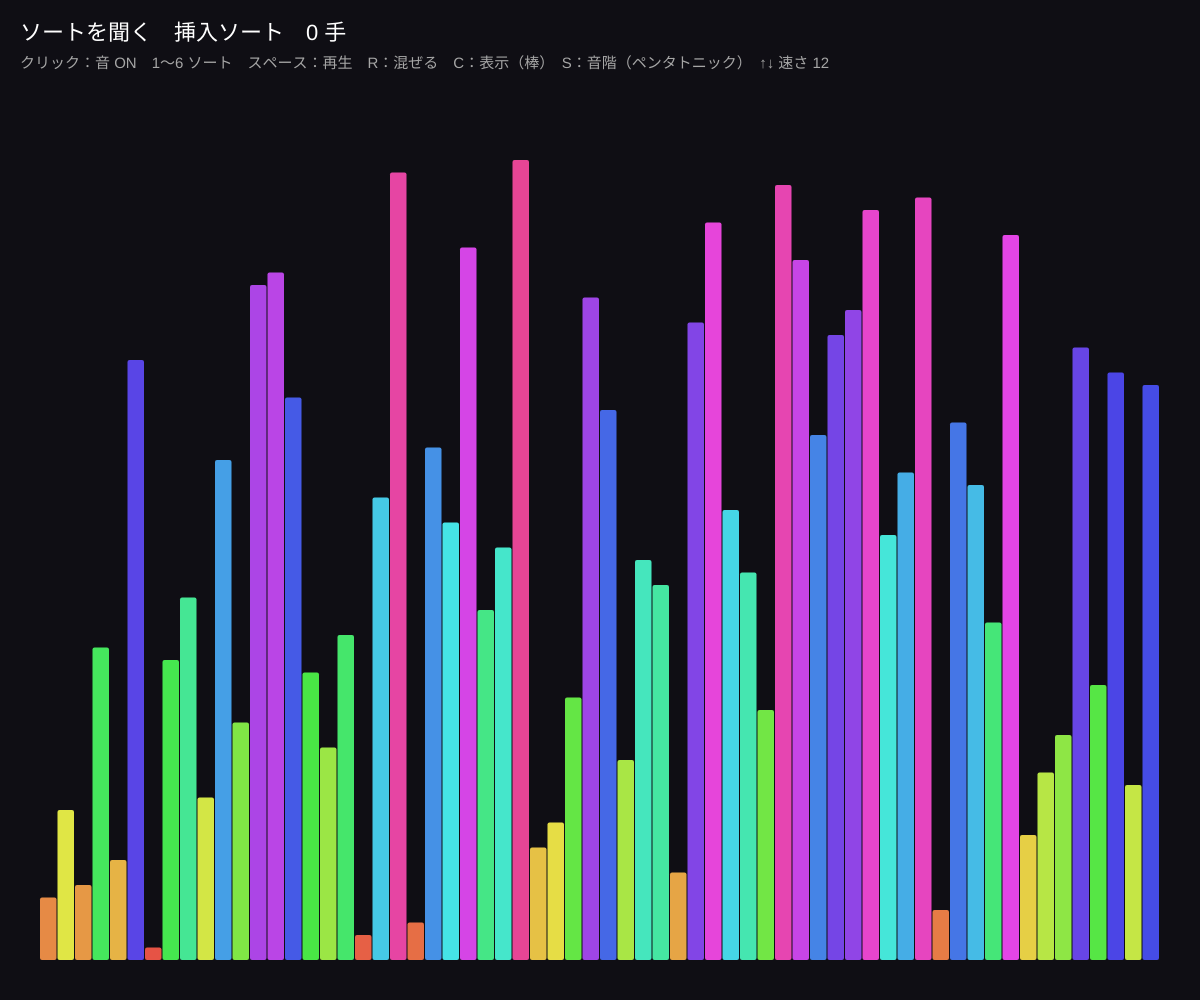
Frame 1 (no input)
Frame 60 (no input): identical to frame 1, image omitted
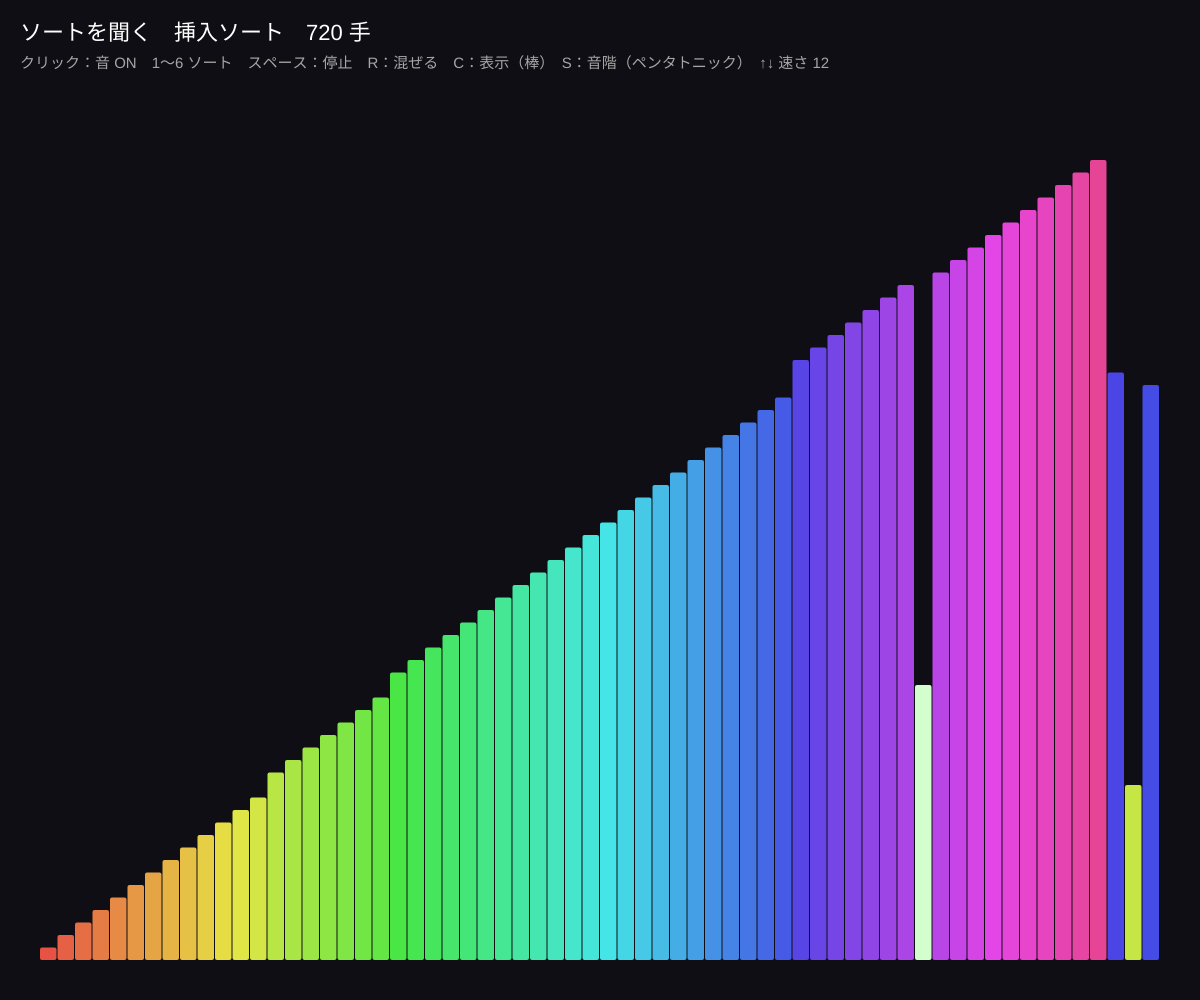
Frame 120 (the mouse pressed at the canvas centre since frame 60)

The p5.js sketch that drew these frames (run headless with seeded random() and noise() and a simulated clock; from frame 60 on, the mouse is pressed at the canvas centre):

// p5.js sketch
// ── sketch.js
// ============================================
// 13 ソートを聞く（自由制作のベース）
// 比べた・動かした数を「音の高さ」にすると、アルゴリズムごとにちがう音楽になる
// 挿入ソートはなめらかに上がり、マージソートは小さな山がつながり、ヒープソートは上下に跳ねる
// 6 番の mySort に自分のソートを書いて、見た目と音を作ろう
// クリック：音を出す（最初に 1 回）　1〜6：ソートを選ぶ　スペース：再生／停止　R：混ぜる
// C：棒 ↔ 円の表示　S：音階（なめらか ↔ ペンタトニック）　↑↓ 速さ
// ============================================

let n = 64;              // ★ 要素数
let speed = 12;          // ★ 1 フレームあたりの手数（速いと音が重なる）
let a = [], gen, algo = 1, playing = false, done = false, circleView = false, penta = true;
let mark = [], counter = 0;
let names = ['', '挿入ソート', 'マージソート', 'ヒープソート', 'クイックソート', '基数ソート（2 進数）', 'mySort（自分で書く）'];

function setup() {
  createCanvas(windowWidth, windowHeight);
  colorMode(HSB, 360, 100, 100, 100);
  shuffleAll();
}

function shuffleAll() {
  a = []; for (let i = 1; i <= n; i++) a.push(i);
  a = shuffle(a);
  restart();
}

function restart() {
  done = false; counter = 0; mark = [];
  let G = [null, insertion, mergeSort, heapSort, quick, radix, mySort][algo];
  gen = G();
}

// どのソートも、見る・動かすたびに yield [添字…] で知らせる → 音と光になる
function* insertion() {
  for (let j = 1; j < a.length; j++) {
    let i = j;
    while (i > 0 && a[i - 1] > a[i]) { [a[i - 1], a[i]] = [a[i], a[i - 1]]; i--; yield [i]; }
  }
}
function* mergeSort(lo = 0, hi = a.length - 1) {
  if (lo >= hi) return;
  let mid = floor((lo + hi) / 2);
  yield* mergeSort(lo, mid); yield* mergeSort(mid + 1, hi);
  let L = a.slice(lo, mid + 1), R = a.slice(mid + 1, hi + 1), i = 0, j = 0, k = lo;
  while (i < L.length || j < R.length) {
    a[k] = j >= R.length || (i < L.length && L[i] <= R[j]) ? L[i++] : R[j++];
    yield [k++];
  }
}
function* heapSort() {
  let size = a.length;
  function* sift(i) {
    while (true) {
      let l = 2 * i + 1, r = l + 1, m = i;
      if (l < size && a[l] > a[m]) m = l;
      if (r < size && a[r] > a[m]) m = r;
      if (m === i) return;
      [a[i], a[m]] = [a[m], a[i]]; yield [m]; i = m;
    }
  }
  for (let i = floor(size / 2) - 1; i >= 0; i--) yield* sift(i);
  while (size > 1) { size--; [a[0], a[size]] = [a[size], a[0]]; yield [size]; yield* sift(0); }
}
function* quick(lo = 0, hi = a.length - 1) {
  if (lo >= hi) return;
  let x = a[hi], i = lo - 1;
  for (let j = lo; j < hi; j++) if (a[j] <= x) { i++; [a[i], a[j]] = [a[j], a[i]]; yield [i, j]; }
  [a[i + 1], a[hi]] = [a[hi], a[i + 1]]; yield [i + 1];
  yield* quick(lo, i); yield* quick(i + 2, hi);
}
function* radix() {
  for (let bit = 0; (1 << bit) <= n; bit++) {
    let zeros = a.filter(v => !((v >> bit) & 1)), ones = a.filter(v => (v >> bit) & 1), b = zeros.concat(ones);
    for (let k = 0; k < a.length; k++) { a[k] = b[k]; yield [k]; }
  }
}
// ★ ここに自分のソートを書いてみよう（いまは「バブルソート」：となり同士を比べて入れかえる）
function* mySort() {
  for (let end = a.length - 1; end > 0; end--) {
    for (let i = 0; i < end; i++) {
      if (a[i] > a[i + 1]) { [a[i], a[i + 1]] = [a[i + 1], a[i]]; yield [i + 1]; }
    }
  }
}

let scale = [0, 2, 4, 7, 9];
function freqOf(v) {
  if (!penta) return 180 + v / n * 900;
  let step = floor(v / n * 20), oct = floor(step / 5);
  return 220 * Math.pow(2, (oct * 12 + scale[step % 5]) / 12);
}

function draw() {
  background(250, 30, 8, 100);
  if (playing && !done) {
    let played = 0;
    for (let s = 0; s < speed; s++) {
      let r = gen.next();
      if (r.done) { done = true; playing = false; finale(); break; }
      counter++;
      mark = r.value || [];
      if (played < 1 && mark.length) { playNote(freqOf(a[mark[0]]), 0.12, 0.09, 'triangle'); played++; }
    }
  }
  let N = a.length;
  if (circleView) {
    let R = min(width, height) * 0.36, cx = width / 2, cy = height / 2 + 40;
    for (let k = 0; k < N; k++) {
      let ang = TWO_PI * k / N - HALF_PI, r = R * (0.25 + 0.75 * a[k] / n);
      stroke(a[k] / n * 330, 70, mark.includes(k) ? 100 : 85); strokeWeight(mark.includes(k) ? 6 : 3);
      line(cx, cy, cx + cos(ang) * r, cy + sin(ang) * r);
    }
  } else {
    let w = (width - 80) / max(1, N), H = height - 200;
    for (let k = 0; k < N; k++) {
      noStroke(); fill(a[k] / n * 330, mark.includes(k) ? 20 : 70, mark.includes(k) ? 100 : 90);
      rect(40 + k * w, height - 40 - a[k] / n * H, w - 1, a[k] / n * H, 2);
    }
  }
  noStroke(); fill(0, 0, 100); textAlign(LEFT, BASELINE); textSize(22);
  text('ソートを聞く　' + names[algo] + '　' + counter + ' 手' + (done ? '　完成！' : ''), 20, 40);
  fill(0, 0, 65); textSize(15);
  text('クリック：音 ON　1〜6 ソート　スペース：' + (playing ? '停止' : '再生') + '　R：混ぜる　C：表示（' + (circleView ? '円' : '棒') + '）　S：音階（' + (penta ? 'ペンタトニック' : 'なめらか') + '）　↑↓ 速さ ' + speed, 20, 68);
}

function finale() {   // 完成したら下から上へ駆け上がる
  if (!audioCtx) return;
  for (let k = 0; k < a.length; k += 2) playNote(freqOf(a[k]), 0.08, 0.12, 'sine', audioCtx.currentTime + k * 0.012);
}

function mousePressed() { startAudio(); if (!playing && !done) playing = true; }
function keyPressed() {
  startAudio();
  if (key === ' ') { if (done) shuffleAll(); playing = !playing; }
  if (key >= '1' && key <= '6') { algo = int(key); shuffleAll(); playing = true; }
  if (key === 'r' || key === 'R') { shuffleAll(); }
  if (key === 'c' || key === 'C') circleView = !circleView;
  if (key === 's' || key === 'S') penta = !penta;
  if (key === UP_ARROW) speed = min(200, speed * 2);
  if (key === DOWN_ARROW) speed = max(1, floor(speed / 2));
}
function windowResized() { resizeCanvas(windowWidth, windowHeight); }

// ---------- やってみよう ----------
// 1. mySort を「選択ソート」（残りの最小を探して先頭と交換）に書きかえる
// 2. 音色 'triangle' を 'square' や 'sawtooth' に。比べたときにも音を出すには？
// 3. 円の表示で、色が虹のように並んだら完成。自分だけの「完成の演出」を作ろう


// ==================================================
// ここから下は「音を鳴らすための道具」です
// ==================================================
let audioCtx, masterOut;
function startAudio() {
  if (!audioCtx) { audioCtx = new AudioContext(); masterOut = audioCtx.createDynamicsCompressor(); masterOut.connect(audioCtx.destination); }
  audioCtx.resume();
}
function playNote(freqHz, volume = 0.3, duration = 0.3, type = 'triangle', when) {
  if (!audioCtx) return;
  let t = when === undefined ? audioCtx.currentTime : when;
  let osc = audioCtx.createOscillator(), amp = audioCtx.createGain();
  osc.type = type; osc.frequency.value = freqHz;
  amp.gain.setValueAtTime(0.0001, t);
  amp.gain.exponentialRampToValueAtTime(volume, t + 0.01);
  amp.gain.exponentialRampToValueAtTime(0.0001, t + duration);
  osc.connect(amp); amp.connect(masterOut); osc.start(t); osc.stop(t + duration + 0.05);
}
